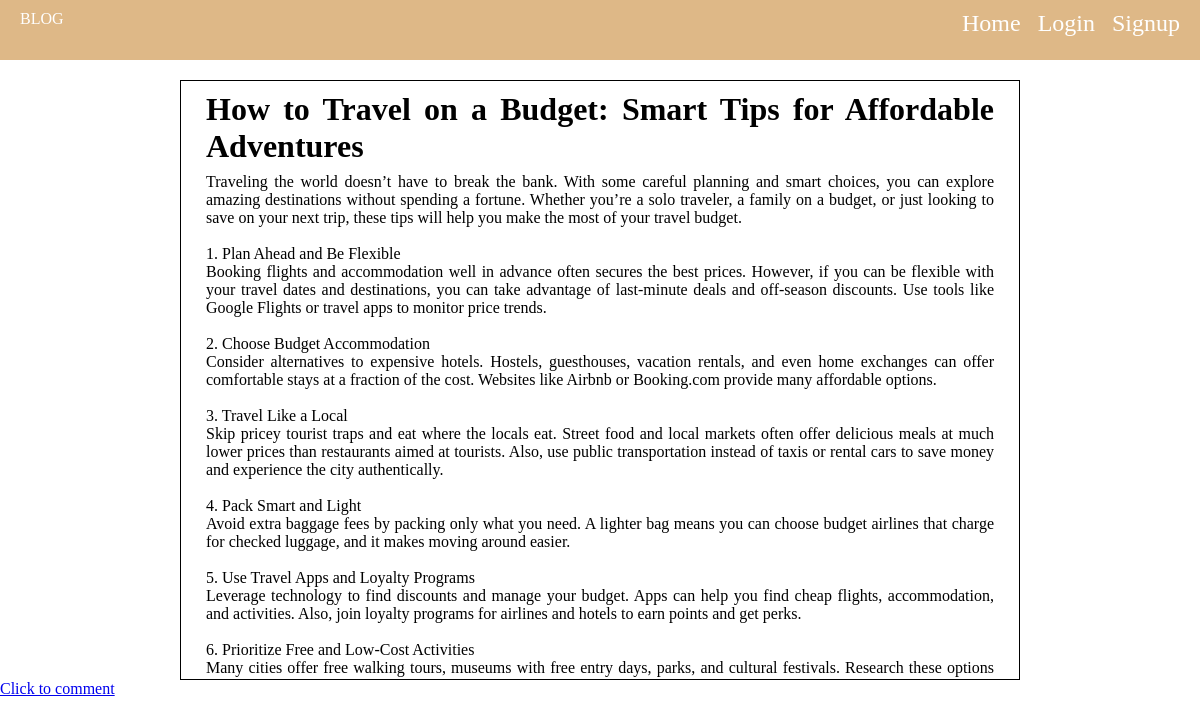
Page /Preview/10/ on the committed database.
### myblog/models.py (models this page shows)
class BlogPosts(models.Model):
    heading = models.CharField(max_length=350)
    blog_contents = models.TextField()
    image = models.ImageField(
        default='bg2.jpg',
        upload_to='images/blog',
        height_field='image_height',
        width_field='image_width',
        blank=True,  # Allows field to be empty in forms
        null=True    # Allows database column to be NULL
    )
    image_height = models.PositiveIntegerField(null=True, blank=True)
    image_width = models.PositiveIntegerField(null=True, blank=True)

### myblog/views.py (the view)
# urls.py: path('Preview/<int:post_id>/', views.preview),
def preview(request,post_id):
    contents=BlogPosts.objects.get(id=post_id)
    return render(request,"myblog/all.html",{"content":contents})

### myblog/templates/myblog/all.html (shortened to what this page needs)
{% include "myblog/header1.html" %}
{% load static %}
{% block content %}
<link rel="stylesheet" href="{% static 'css/style.css' %}">
    <main>
        <div class="main-paragraphs">
        <h1>{{content.heading}}</h1>
        <p style="margin-top:8px">{{content.blog_contents|linebreaksbr}}</p>
        </div>
        <a href="/comment/{{ content.id }}">Click to comment</a>
    </main>
{% endblock %}

### myblog/templates/myblog/header1.html
{% load static %}
    <link rel="stylesheet" href="{% static 'css/style.css' %}">
    <header>
        <nav>
            <span>BLOG</span>
                <ul>
                    <li><a href="/">Home</a></li>
                    <li><a href="/login/">Login</a></li>
                    <li><a href="/signup/">Signup</a></li>
                </ul>
        </nav>
    </header>

### myblog/static/css/style.css (style rules this page uses)
* { padding: 0; margin: 0; box-sizing: border-box; }
header { height: 60px; background-color: burlywood; color: white; }
nav { display: flex; justify-content: space-between; margin: 0 20px; padding-top: 10px; }
nav ul { display: flex; list-style: none; gap: 17px; }
nav ul a { text-decoration: none; color: white; font-size: 24px; }
.main-paragraphs { text-align: justify; }
.main-paragraphs { padding: 10px 25px; width: 70%; margin: auto; margin-top: 20px; height: 600px; overflow-y: scroll; border: 1px solid black; }

### rows in the picture
BlogPosts: heading "How to Travel on a Budget: Smart Tips for Affordable Adventures", blog_contents "Traveling the world doesn’t have to break the bank. With some careful planning and smart choices, you can explore amazing destinations without spending a fortune. Whether you’re a solo traveler, a family on a budget, or just looking to save on your next trip, these tips will help you make the most of your travel budget. 1. Plan Ahead and Be Flexible Booking flights and accommodation well in advance often secures the best prices. However, if you can be flexible with your travel dates and destinations, you can take advantage of last-minute deals and off-season discounts. Use tools like Google Flights or travel apps to monitor price trends. 2. Choose Budget Accommodation Consider alternatives…"
